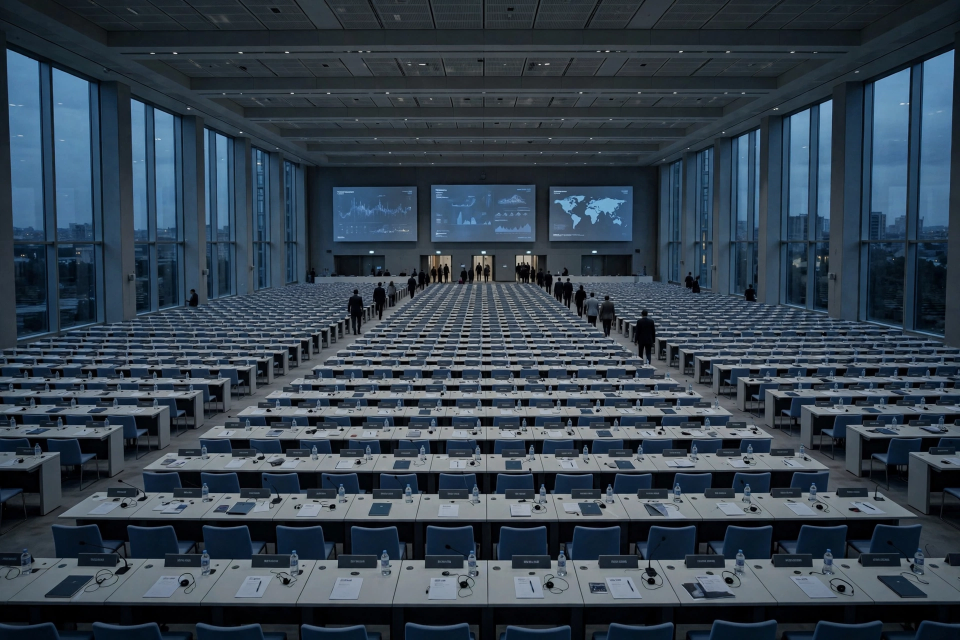
#> input picture assets/media-generation-lead-cop31-0-ae685060-cf90-4c25-8aed-c932ead23e83.png, 1920 x 1280 px (shown at 1/2 size)
$ python build_meridian.py
#> lines starting #> are read from the running program, lines starting #| are printed output that depends on the picture
"""The Daily Meridian - news-image-20261122 entry composer.

Builds entry.png (1024x1024) from three photo panels generated in-session
(assets/) plus typeset headlines in an oxblood broadsheet design.

Layout (anti-convergence vs 20261120 navy/lead-right and 20261121
deep-teal/lead-left): masthead "The Daily Meridian", oxblood accent,
lead story as a full-width band across the top with a wide photo panel,
secondary stories in two columns below the band, IN BRIEF strip at foot.

Deterministic: fixed fonts, fixed geometry, fixed assets, no timestamps,
no randomness. Run: python3 build_meridian.py
"""

import os
from pathlib import Path

from PIL import Image, ImageDraw, ImageFont

HERE = Path(__file__).resolve().parent
ASSETS = HERE / "assets"

W, H = 1024, 1024

PAPER = (247, 242, 232)
INK = (26, 23, 20)
OXBLOOD = (110, 20, 35)
OXBLOOD_DARK = (84, 14, 26)
MUTED = (96, 88, 80)
RULE = (180, 168, 152)
BAND = (243, 230, 226)
CAPTION = (110, 102, 92)

SERIF = "/usr/share/fonts/truetype/dejavu/DejaVuSerif.ttf"
SERIF_BOLD = "/usr/share/fonts/truetype/dejavu/DejaVuSerif-Bold.ttf"
SANS = "/usr/share/fonts/truetype/dejavu/DejaVuSans.ttf"
SANS_BOLD = "/usr/share/fonts/truetype/dejavu/DejaVuSans-Bold.ttf"


def font(path, size):
    return ImageFont.truetype(path, size)


def wrap(draw, text, fnt, width):
    """Greedy word wrap; returns list of lines."""
    lines, cur = [], ""
    for word in text.split():
        trial = (cur + " " + word).strip()
        if draw.textlength(trial, font=fnt) <= width:
            cur = trial
        else:
            if cur:
                lines.append(cur)
            cur = word
    if cur:
        lines.append(cur)
    return lines


def text_block(draw, x, y, lines, fnt, fill=INK, leading=None):
    if leading is None:
        leading = int(fnt.size * 1.25)
    for line in lines:
        draw.text((x, y), line, font=fnt, fill=fill)
        y += leading
    return y


def kicker(draw, x, y, text, size=15):
    fnt = font(SANS_BOLD, size)
    draw.text((x, y), text, font=fnt, fill=OXBLOOD)
    return y + size + 6


def headline(draw, x, y, text, size, width, leading=None):
    fnt = font(SERIF_BOLD, size)
    lines = wrap(draw, text, fnt, width)
    return text_block(draw, x, y, lines, fnt, leading=leading)


def body(draw, x, y, text, size, width):
    fnt = font(SERIF, size)
    lines = wrap(draw, text, fnt, width)
    return text_block(draw, x, y, lines, fnt)


def cover(img, w, h):
    """Centre-crop image to exactly w x h."""
    iw, ih = img.size
    scale = max(w / iw, h / ih)
    nw, nh = int(iw * scale + 0.5), int(ih * scale + 0.5)
    img = img.resize((nw, nh), Image.Resampling.LANCZOS)
    left = (nw - w) // 2
    top = (nh - h) // 2
    return img.crop((left, top, left + w, top + h))


def photo(draw, canvas, path, box):
    x, y, w, h = box
    img = Image.open(path).convert("RGB")
    canvas.paste(cover(img, w, h), (x, y))
    draw.rectangle((x, y, x + w - 1, y + h - 1), outline=INK, width=1)


def main():
    canvas = Image.new("RGB", (W, H), PAPER)
    d = ImageDraw.Draw(canvas)

    # ---- Masthead -------------------------------------------------------
    d.rectangle((0, 0, W, 7), fill=OXBLOOD)
    mast = font(SERIF_BOLD, 62)
    title = "The Daily Meridian"
    tw = d.textlength(title, font=mast)
#> tw = 667.3
    d.text(((W - tw) / 2, 18), title, font=mast, fill=INK)
    d.line((36, 96, W - 36, 96), fill=RULE, width=1)
    meta = font(SANS_BOLD, 15)
    d.text((36, 102), "SUNDAY, 22 NOVEMBER 2026", font=meta, fill=OXBLOOD)
    right = "THE WORLD IN ONE PAGE"
    d.text((W - 36 - d.textlength(right, font=meta), 102), right,
           font=meta, fill=INK)
    d.line((36, 126, W - 36, 126), fill=OXBLOOD, width=2)

    # ---- Lead band: full width, photo panel right ----------------------
    band_y, band_h = 134, 252
    d.rectangle((0, band_y, W, band_y + band_h), fill=BAND)
    d.line((0, band_y, W, band_y), fill=OXBLOOD, width=2)
    d.line((0, band_y + band_h, W, band_y + band_h), fill=OXBLOOD, width=2)

    lx = 40
    y = band_y + 14
    y = kicker(d, lx, y, "CLIMATE  ·  ANTALYA, TURKEY", size=15)
#> y = 169
    y = headline(d, lx, y, "COP31 ends with no deal", 38, 470)
#> the loop in text_block, `for line in lines:` made 2 passes
#> y on passes 1 to 2: 216, 263
#> after the loop in text_block, `for line in lines:`: y = 263
#> y = 263
    y += 6
#> y = 269
    body(d, lx, y,
         "The UN climate summit closed on Sunday with no agreement — the "
         "longest on record — after the EU and about 130 parties rejected "
         "a draft that never mentioned fossil fuels.",
         17, 470)
#> the loop in text_block (call 2), `for line in lines:` made 4 passes
#> y on passes 1 to 4: 290, 311, 332, 353

    photo(d, canvas, ASSETS / "media-generation-lead-cop31-0-ae685060-cf90-4c25-8aed-c932ead23e83.png",
          (536, band_y + 14, 448, 200))
#> in photo, img is the input picture: PIL image 1920x1280 RGB; mean R, G, B 51.8, 65.5, 78.1
    cap = font(SANS, 12)
    d.text((536, band_y + 220),
           "An empty plenary hall in Antalya as COP31 closed without a deal.",
           font=cap, fill=CAPTION)

    # ---- Secondary stories: two columns ---------------------------------
    col_w = 458
    left_x, right_x = 40, 526
    top = 402

    # Left column: Bahrain (photo) + Mexico
    y = top
    y = kicker(d, left_x, y, "CONFLICT  ·  BAHRAIN")
#> y = 423
    y = headline(d, left_x, y, "Iran strikes Bahrain site; Gulf states condemn",
                 23, col_w, leading=28)
#> y = 479
    y += 4
#> y = 483
    photo(d, canvas, ASSETS / "media-generation-bahrain-0-07376c49-5c43-42ff-b15d-5338fd8661a9.png",
          (left_x, y, col_w, 118))
#> call 2 of photo, with box = (40, 483, 458, 118)
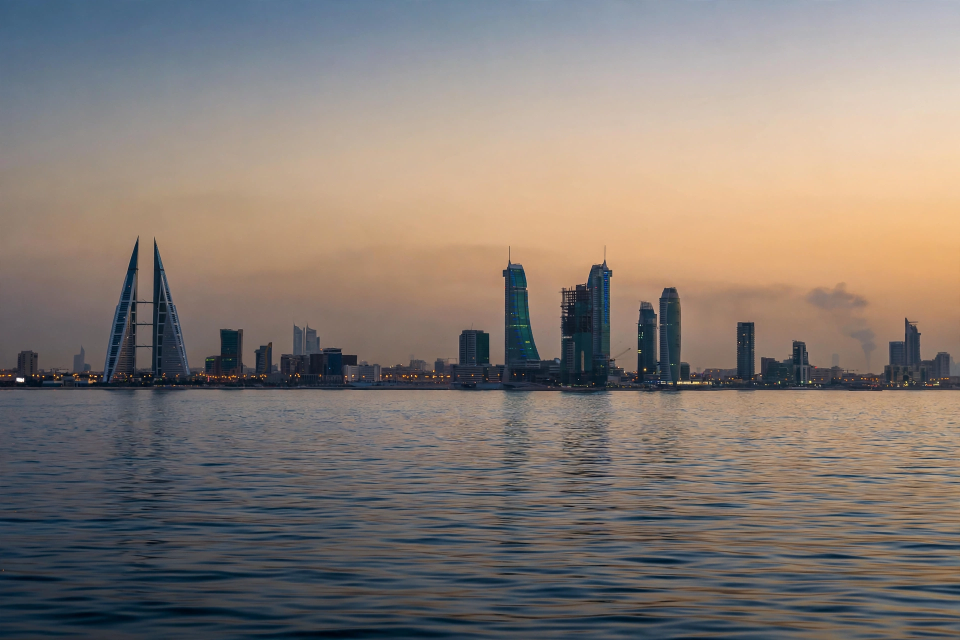
#> input picture assets/media-generation-bahrain-0-07376c49-5c43-42ff-b15d-5338fd8661a9.png, 1920 x 1280 px (shown at 1/2 size)
#> in photo, img is the input picture: PIL image 1920x1280 RGB; mean R, G, B 133, 123.1, 116.5
#> call 2 of cover, with w = 458, h = 118
#> in cover (call 2), `return img.crop((left, top, left + w, top + h))`:
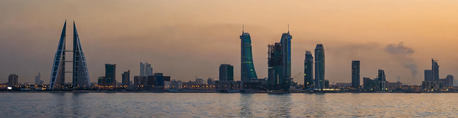
#> returned value: PIL image 458x118 RGB; mean R, G, B 142, 121.1, 105.3
#> in photo (call 2), `canvas.paste(cover(img, w, h), (x, y))`:
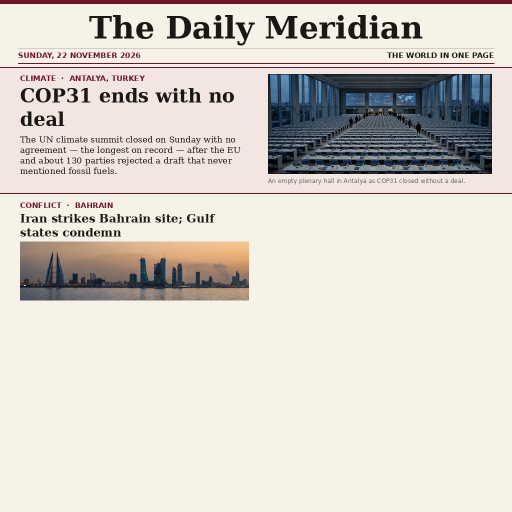
#> canvas: PIL image 1024x1024 RGB (shown at 1/2 size); mean R, G, B 216.6, 210, 203.2
    y += 118 + 6
#> y = 607
    y = body(d, left_x, y,
             "Iranian projectiles hit an industrial site in Bahrain, injuring "
             "two people, as Gulf states condemned the attack.",
             16, col_w)
#> y = 667
    y += 8
#> y = 675
    d.line((left_x, y, left_x + col_w, y), fill=RULE, width=1)
    y += 8
#> y = 683
    y = kicker(d, left_x, y, "JUSTICE  ·  SINALOA, MEXICO")
#> y = 704
    y = headline(d, left_x, y, "Cartel boss \u201cEl Chapo Isidro\u201d captured; 11 killed",
                 23, col_w, leading=28)
#> y = 760
    y += 4
#> y = 764
    body(d, left_x, y,
         "Mexican special forces captured Fausto Isidro Meza Flores, one of "
         "the FBI\u2019s 10 most wanted, in Guasave; four soldiers were among "
         "the dead.",
         16, col_w)

    # Right column: Ukraine (photo) + Washington + Markets (compact row)
    y = top
    y = kicker(d, right_x, y, "CONFLICT  ·  DYMER, UKRAINE")
#> y = 423
    y = headline(d, right_x, y, "Drone collapses apartment block; 14 missing",
                 23, col_w, leading=28)
#> y = 479
    y += 4
#> y = 483
    photo(d, canvas, ASSETS / "media-generation-ukraine-0-7cb5c482-6ab6-4586-89a2-77755f4e6d81.png",
          (right_x, y, col_w, 118))
#> call 3 of photo, with box = (526, 483, 458, 118)
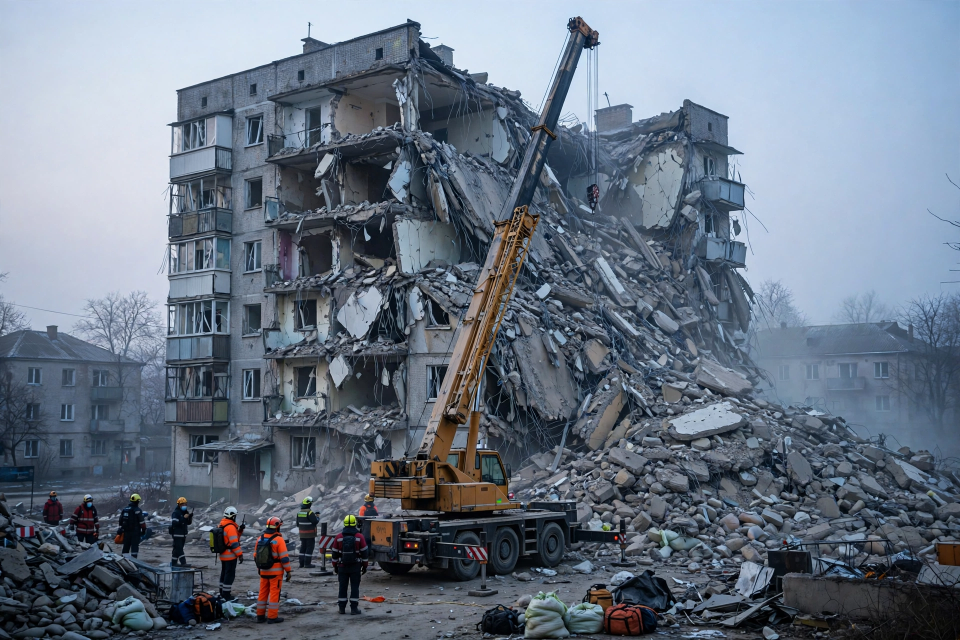
#> input picture assets/media-generation-ukraine-0-7cb5c482-6ab6-4586-89a2-77755f4e6d81.png, 1920 x 1280 px (shown at 1/2 size)
#> in photo, img is the input picture: PIL image 1920x1280 RGB; mean R, G, B 105.4, 117.1, 132.1
#> call 3 of cover, with w = 458, h = 118
#> in cover (call 3), `return img.crop((left, top, left + w, top + h))`:
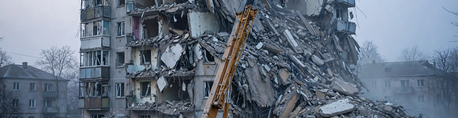
#> returned value: PIL image 458x118 RGB; mean R, G, B 101.9, 114.5, 130.6
#> in photo (call 3), `canvas.paste(cover(img, w, h), (x, y))`:
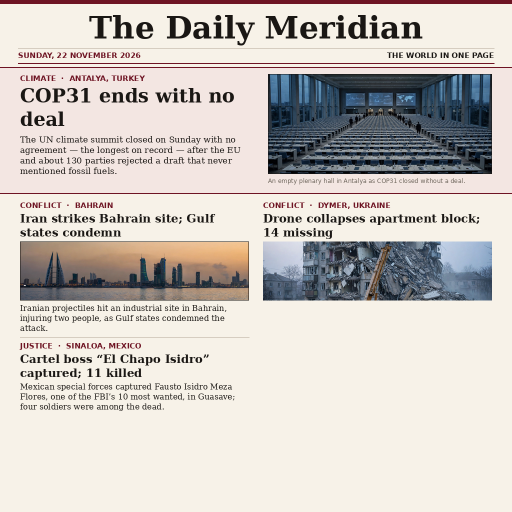
#> canvas: PIL image 1024x1024 RGB (shown at 1/2 size); mean R, G, B 205.9, 200, 194.7
    y += 118 + 6
#> y = 607
    y = body(d, right_x, y,
             "A Russian drone partly collapsed a five-storey apartment block "
             "in Dymer, north of Kyiv, on Sunday; 14 people are unaccounted "
             "for.",
             16, col_w)
#> y = 667
    y += 8
#> y = 675
    d.line((right_x, y, right_x + col_w, y), fill=RULE, width=1)
    y += 8
#> y = 683
    y = kicker(d, right_x, y, "POLITICS  ·  WASHINGTON")
#> y = 704
    y = headline(d, right_x, y, "Democrats win largest House majority since 1992",
                 23, col_w, leading=28)
#> y = 760
    y += 4
#> y = 764
    y = body(d, right_x, y,
             "Democrats secured at least 258 House seats, their best since "
             "1992, setting up divided government in January.",
             16, col_w)
#> y = 804
    y += 8
#> y = 812
    d.line((right_x, y, right_x + col_w, y), fill=RULE, width=1)
    y += 6
#> y = 818
    y = kicker(d, right_x, y, "ECONOMY  ·  NEW YORK")
#> y = 839
    body(d, right_x, y,
         "Stocks slide as AI sell-off deepens: the S&P 500 fell 3.7% and "
         "Japan\u2019s Nikkei 5.06%.",
         16, col_w)

    # ---- IN BRIEF strip ---------------------------------------------------
    brief_y = 884
    d.rectangle((0, brief_y, W, brief_y + 104), fill=OXBLOOD)
    d.text((40, brief_y + 10), "IN BRIEF", font=font(SANS_BOLD, 16),
           fill=(247, 242, 232))
    brief = font(SERIF, 14)
    brief_b = font(SERIF_BOLD, 14)
    items = [
        ("MERCURY — ", "BepiColombo, the European-Japanese probe, enters "
         "orbit around Mercury after an eight-year journey."),
        ("BANTEN, INDONESIA — ", "A fire at a candy factory leaves 3 dead "
         "and dozens missing."),
        ("WASHINGTON — ", "The FBI investigates an apparent breach of its "
         "National Crime Information Center database."),
        ("WARSAW — ", "Trump calls the missiles and drone landing in Poland "
         "a \u201cmistake\u201d; PM Tusk calls it a provocation."),
    ]
    bx, by = 40, brief_y + 30
    bw = 458
    for i, (lead, rest) in enumerate(items):
        x = bx + (i % 2) * (bw + 28)
        yy = by + (i // 2) * 36
        # Rich wrap: lead words bold, rest regular, max 2 lines.
        tokens = [(w, True) for w in lead.split()] + \
                 [(w, False) for w in rest.split()]
        lines, cur, cur_w = [], [], 0
        for word, bold in tokens:
            fnt = brief_b if bold else brief
            ww = d.textlength(word + " ", font=fnt)
            if cur and cur_w + ww > bw - 16:
                lines.append(cur)
                cur, cur_w = [], 0
            cur.append((word, bold))
            cur_w += ww
        if cur:
            lines.append(cur)
        for li, line in enumerate(lines[:2]):
            xx = x + 16
            d.text((x, yy + li * 17), "▪", font=brief,
                   fill=(247, 242, 232))
            for word, bold in line:
                fnt = brief_b if bold else brief
                d.text((xx, yy + li * 17), word + " ", font=fnt,
                       fill=(247, 242, 232))
                xx += d.textlength(word + " ", font=fnt)

    # ---- Footer -----------------------------------------------------------
    foot = font(SANS, 11)
    d.text((36, 992),
           "Sources: One Turn News · The Augerton Digest · AP · Reuters · BBC · NPR.  "
           "Photo panels are AI-generated illustrations.",
           font=foot, fill=MUTED)
    d.text((36, 1006), "The Daily Meridian — Sunday 22 November 2026",
           font=foot, fill=MUTED)

    out = HERE / "entry.png"
    canvas.save(out, format="PNG")
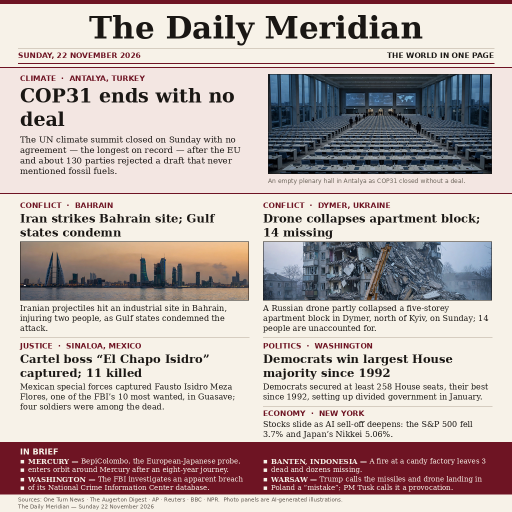
#> saved as entry.png: PIL image 1024x1024 RGB (shown at 1/2 size); mean R, G, B 189.9, 176, 173.1
    print(f"wrote {out} ({out.stat().st_size} bytes)")


if __name__ == "__main__":
    main()
